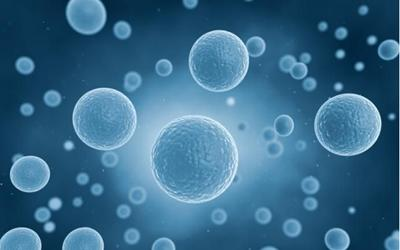
//> input picture Demo19/circle.jpeg, 400 x 250 px
$ ./hough_transform_circle   (built with g++ and OpenCV 4)
//> lines starting //> are read from the running program, lines starting //| are printed output that depends on the picture; after the words box and inside, x2 and y2 are one past the last pixel; in counts of white or black regions, pixels touching at a corner belong together
#include <opencv2/opencv.hpp>
#include <iostream>
#include <math.h>

using namespace cv;
using namespace std;

int main(int argc, char **argv) {
    Mat src, dst;
    src = imread("../circle.jpeg");
//> src is the input picture: 250 rows x 400 cols, CV_8UC3; mean B, G, R 137.9, 106.1, 55.6
    if (!src.data) {
        printf("could not load image...\n");
        return -1;
    }
    char INPUT_TITLE[] = "input image";
    char OUTPUT_TITLE[] = "hough circle demo";
    namedWindow(INPUT_TITLE, WINDOW_AUTOSIZE);
    namedWindow(OUTPUT_TITLE, WINDOW_AUTOSIZE);
    imshow(INPUT_TITLE, src);

    Mat moutput;
    medianBlur(src, moutput, 3);//此处也可以尝试高斯模糊
    cvtColor(moutput, moutput, COLOR_BGR2GRAY);
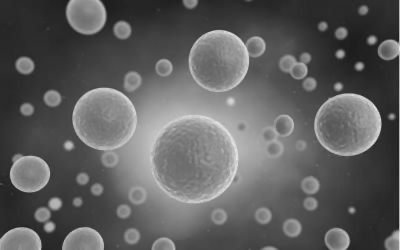
//> moutput: 250 rows x 400 cols, CV_8UC1; min 29, max 231, mean 94.4

    vector<Vec3f> pcircles;
    HoughCircles(moutput, pcircles, HOUGH_GRADIENT, 1, 10, 100, 30, 5, 50);
//> pcircles = 26 circles (x, y, radius), first 12: [193.5, 160.5, 42.9], [103.5, 118.5, 31.9], [218.5, 59.5, 30.2], [349.5, 123.5, 31.4], [28.5, 173.5, 18.8], [199.5, 152.5, 37.2], [201.5, 167.5, 32.7], [341.5, 129.5, 25.4], [183.5, 155.5, 40.5], [185.5, 168.5, 31.6], [163.5, 67.5, 8.8], [254.5, 46.5, 10.9]
    src.copyTo(dst);
    for (size_t i = 0; i < pcircles.size(); i++) {
        Vec3f cc = pcircles[i];
        circle(dst, Point(cc[0], cc[1]), cc[2], Scalar(0, 0, 255), 2, LINE_AA);
        circle(dst, Point(cc[0], cc[1]), 1, Scalar(198, 23, 155), 2, LINE_AA);//顺便标注下圆心的位置
    }
//> this loop made 26 passes
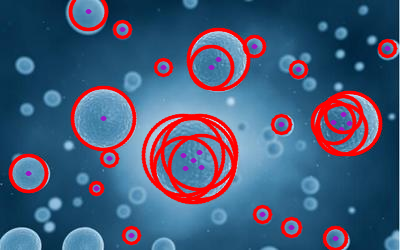
//> dst: 250 rows x 400 cols, CV_8UC3; 14.03% of pixels changed, all inside (x1, y1, x2, y2) = (8, 0, 398, 250)
    imshow(OUTPUT_TITLE, dst);

    waitKey(0);
    return 0;
}
